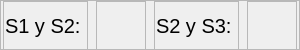
                      <widget class="QFrame" name="frame_19">
                       <property name="minimumSize">
                        <size>
                         <width>300</width>
                         <height>50</height>
                        </size>
                       </property>
                       <property name="maximumSize">
                        <size>
                         <width>300</width>
                         <height>50</height>
                        </size>
                       </property>
                       <property name="frameShape">
                        <enum>QFrame::StyledPanel</enum>
                       </property>
                       <property name="frameShadow">
                        <enum>QFrame::Raised</enum>
                       </property>
                       <layout class="QGridLayout" name="gridLayout_151">
                        <property name="leftMargin">
                         <number>0</number>
                        </property>
                        <property name="topMargin">
                         <number>0</number>
                        </property>
                        <property name="rightMargin">
                         <number>0</number>
                        </property>
                        <property name="bottomMargin">
                         <number>0</number>
                        </property>
                        <item row="0" column="0">
                         <widget class="QFrame" name="frame_21">
                          <property name="minimumSize">
                           <size>
                            <width>85</width>
                            <height>50</height>
                           </size>
                          </property>
                          <property name="maximumSize">
                           <size>
                            <width>85</width>
                            <height>50</height>
                           </size>
                          </property>
                          <property name="frameShape">
                           <enum>QFrame::StyledPanel</enum>
                          </property>
                          <property name="frameShadow">
                           <enum>QFrame::Raised</enum>
                          </property>
                          <layout class="QGridLayout" name="gridLayout_19">
                           <property name="leftMargin">
                            <number>0</number>
                           </property>
                           <property name="topMargin">
                            <number>0</number>
                           </property>
                           <property name="rightMargin">
                            <number>0</number>
                           </property>
                           <property name="bottomMargin">
                            <number>0</number>
                           </property>
                           <item row="0" column="0">
                            <widget class="QLabel" name="label_31">
                             <property name="minimumSize">
                              <size>
                               <width>80</width>
                               <height>30</height>
                              </size>
                             </property>
                             <property name="maximumSize">
                              <size>
                               <width>80</width>
                               <height>30</height>
                              </size>
                             </property>
                             <property name="styleSheet">
                              <string notr="true">QLabel{
qproperty-alignment: AlignRight;
font-size: 20px;
border: none;
}</string>
                             </property>
                             <property name="text">
                              <string>S1 y S2:</string>
                             </property>
                            </widget>
                           </item>
                          </layout>
                         </widget>
                        </item>
                        <item row="0" column="1">
                         <widget class="QFrame" name="frame_20">
                          <property name="minimumSize">
                           <size>
                            <width>50</width>
                            <height>50</height>
                           </size>
                          </property>
                          <property name="maximumSize">
                           <size>
                            <width>50</width>
                            <height>50</height>
                           </size>
                          </property>
                          <property name="frameShape">
                           <enum>QFrame::StyledPanel</enum>
                          </property>
                          <property name="frameShadow">
                           <enum>QFrame::Raised</enum>
                          </property>
                          <layout class="QHBoxLayout" name="horizontalLayout_3">
                           <property name="spacing">
                            <number>0</number>
                           </property>
                           <property name="leftMargin">
                            <number>0</number>
                           </property>
                           <property name="topMargin">
                            <number>0</number>
                           </property>
                           <property name="rightMargin">
                            <number>0</number>
                           </property>
                           <property name="bottomMargin">
                            <number>0</number>
                           </property>
                           <item>
                            <widget class="QLabel" name="O12">
                             <property name="minimumSize">
                              <size>
                               <width>40</width>
                               <height>40</height>
                              </size>
                             </property>
                             <property name="maximumSize">
                              <size>
                               <width>40</width>
                               <height>40</height>
                              </size>
                             </property>
                             <property name="styleSheet">
                              <string notr="true">QLabel{
border: none;
}</string>
                             </property>
                             <property name="text">
                              <string/>
                             </property>
                             <property name="pixmap">
                              <pixmap>../GUI Tesis/Empty.png</pixmap>
                             </property>
                             <property name="scaledContents">
                              <bool>true</bool>
                             </property>
                            </widget>
                           </item>
                          </layout>
                         </widget>
                        </item>
                        <item row="0" column="2">
                         <widget class="QFrame" name="frame_29">
                          <property name="minimumSize">
                           <size>
                            <width>85</width>
                            <height>50</height>
                           </size>
                          </property>
                          <property name="maximumSize">
                           <size>
                            <width>85</width>
                            <height>50</height>
                           </size>
                          </property>
                          <property name="frameShape">
                           <enum>QFrame::StyledPanel</enum>
                          </property>
                          <property name="frameShadow">
                           <enum>QFrame::Raised</enum>
                          </property>
                          <layout class="QGridLayout" name="gridLayout_24">
                           <property name="leftMargin">
                            <number>0</number>
                           </property>
                           <property name="topMargin">
                            <number>0</number>
                           </property>
                           <property name="rightMargin">
                            <number>0</number>
                           </property>
                           <property name="bottomMargin">
                            <number>0</number>
                           </property>
                           <item row="0" column="0">
                            <widget class="QLabel" name="label_127">
                             <property name="minimumSize">
                              <size>
                               <width>80</width>
                               <height>30</height>
                              </size>
                             </property>
                             <property name="maximumSize">
                              <size>
                               <width>80</width>
                               <height>30</height>
                              </size>
                             </property>
                             <property name="styleSheet">
                              <string notr="true">QLabel{
qproperty-alignment: AlignRight;
font-size: 20px;
border: none;
}</string>
                             </property>
                             <property name="text">
                              <string>S2 y S3:</string>
                             </property>
                            </widget>
                           </item>
                          </layout>
                         </widget>
                        </item>
                        <item row="0" column="3">
                         <widget class="QFrame" name="frame_146">
                          <property name="minimumSize">
                           <size>
                            <width>50</width>
                            <height>50</height>
                           </size>
                          </property>
                          <property name="maximumSize">
                           <size>
                            <width>50</width>
                            <height>50</height>
                           </size>
                          </property>
                          <property name="frameShape">
                           <enum>QFrame::StyledPanel</enum>
                          </property>
                          <property name="frameShadow">
                           <enum>QFrame::Raised</enum>
                          </property>
                          <layout class="QHBoxLayout" name="horizontalLayout_14">
                           <property name="spacing">
                            <number>0</number>
                           </property>
                           <property name="leftMargin">
                            <number>0</number>
                           </property>
                           <property name="topMargin">
                            <number>0</number>
                           </property>
                           <property name="rightMargin">
                            <number>0</number>
                           </property>
                           <property name="bottomMargin">
                            <number>0</number>
                           </property>
                           <item>
                            <widget class="QLabel" name="O23">
                             <property name="minimumSize">
                              <size>
                               <width>40</width>
                               <height>40</height>
                              </size>
                             </property>
                             <property name="maximumSize">
                              <size>
                               <width>40</width>
                               <height>40</height>
                              </size>
                             </property>
                             <property name="styleSheet">
                              <string notr="true">QLabel{
border: none;
}</string>
                             </property>
                             <property name="text">
                              <string/>
                             </property>
                             <property name="pixmap">
                              <pixmap>../GUI Tesis/Empty.png</pixmap>
                             </property>
                             <property name="scaledContents">
                              <bool>true</bool>
                             </property>
                            </widget>
                           </item>
                          </layout>
                         </widget>
                        </item>
                       </layout>
                      </widget>
